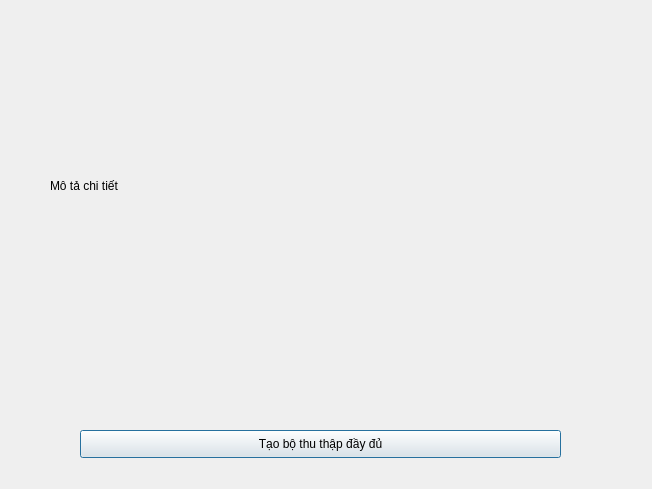
<?xml version="1.0" encoding="UTF-8"?>
<ui version="4.0">
 <class>comprehensiveScript</class>
 <widget class="QDialog" name="comprehensiveScript">
  <property name="geometry">
   <rect>
    <x>0</x>
    <y>0</y>
    <width>652</width>
    <height>489</height>
   </rect>
  </property>
  <property name="windowTitle">
   <string>Dialog</string>
  </property>
  <widget class="QLabel" name="label">
   <property name="geometry">
    <rect>
     <x>50</x>
     <y>30</y>
     <width>571</width>
     <height>311</height>
    </rect>
   </property>
   <property name="text">
    <string>Mô tả chi tiết</string>
   </property>
  </widget>
  <widget class="QPushButton" name="pushButton">
   <property name="geometry">
    <rect>
     <x>80</x>
     <y>430</y>
     <width>481</width>
     <height>28</height>
    </rect>
   </property>
   <property name="text">
    <string>Tạo bộ thu thập đầy đủ</string>
   </property>
  </widget>
 </widget>
 <resources/>
 <connections/>
</ui>
